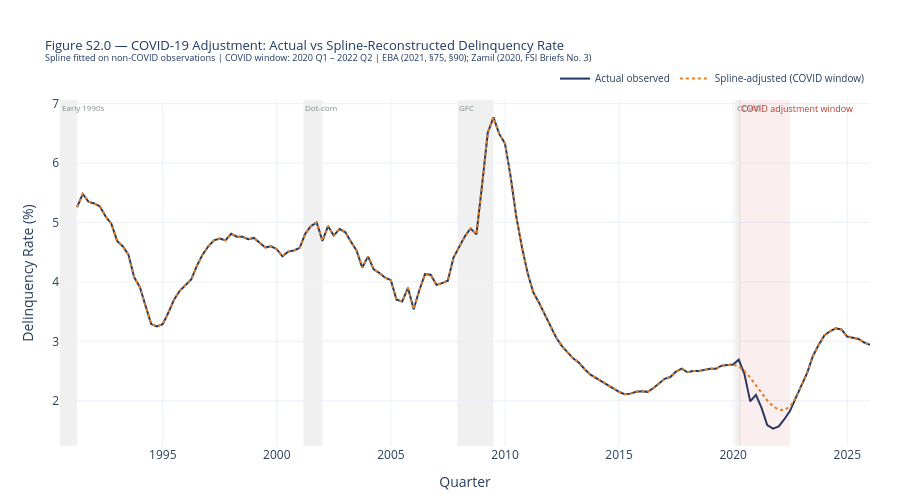

The code cell stored with this chart in its notebook:
### Markdown cell above
## **2: COVID-19 Adjustment — Cubic Spline & Structural Break Dummy**
___
Before fitting any PD model, `us_delinquency_rate` is adjusted to correct for the artificial suppression of defaults during the COVID-19 period
**(2020 Q1 – 2022 Q2)**.

### Why this adjustment is necessary

Government support measures — stimulus payments, mortgage payment holidays, and moratoria — suppressed observed delinquency rates below their true economic level during this period. The EBA (2021, §75) explicitly documents that public support measures *reduced the level of defaults that would otherwise be observed.* Training a regression model on these artificially suppressed values biases coefficients downward and produces forecasts that  underestimate default risk in stress scenarios.

### Why COVID only — not other recessions

The 1990s, dot-com, and GFC recessions all followed the standard macro-default transmission mechanism and represent the most informative training signal for the model. COVID broke the mechanism through policy intervention, not through underlying economics. Masking the GFC would discard the model's most important stress calibration period.

### Two-layer adjustment approach

**Layer 1 — Cubic spline reconstruction**

A natural cubic spline $S(t)$ is fitted through the non-COVID observations $(t_1, y_1), \ldots, (t_n, y_n)$ and evaluated over the COVID window to reconstruct a counterfactual delinquency path:

$$\tilde{y}_t = \begin{cases} y_t & t \notin [\text{2020 Q1},\, \text{2022 Q2}] \\ S(t) & t \in [\text{2020 Q1},\, \text{2022 Q2}] \end{cases}$$

This is consistent with the EBA (2021, §90) observation that institutions applied *smoothing factors to macroeconomic variables underlying IFRS 9 scenarios* to reflect average forecasts during the distortion period.

**Layer 2 — COVID structural break dummy**

A binary dummy variable is included as a regressor in all PD models:

$$D_t^{\text{COVID}} = \begin{cases} 1 & t \in [\text{2020 Q1},\, \text{2022 Q2}] \\ 0 & \text{otherwise} \end{cases}$$

This captures any residual structural break effect not absorbed by the spline. The temporary nature of the distortion is supported by EBA (2021, §94), which documents that IFRS 9 PD patterns largely reverted to pre-COVID relationships by December 2020.

**References:**
EBA (2021). *IFRS 9 Implementation by EU Institutions — Monitoring Report.* EBA/Rep/2021/35, paragraphs 75, 90, 94.

Zamil, R. (2020). *Expected loss provisioning under a global pandemic.* FSI Briefs No. 3, Bank for International Settlements.

### Code cell
import pandas as pd
import numpy as np
from scipy.interpolate import CubicSpline
import plotly.graph_objects as go


# ── Load ──────────────────────────────────────────────────────────────────────
df = pd.read_csv(f'{GITHUB_RAW}/SARIMA_regressors_US_Q.csv', index_col=0, parse_dates=True)

TARGET = 'us_delinquency_rate'

# ── Define COVID adjustment window ────────────────────────────────────────────
# 2020 Q1 – 2022 Q2: government support suppressed observed defaults
# EBA (2021, §75); Zamil (2020, FSI Briefs No. 3)
COVID_START = '2020-03-31'
COVID_END   = '2022-06-30'
covid_mask  = (df.index >= COVID_START) & (df.index <= COVID_END)

# ── Layer 1: Cubic spline reconstruction ─────────────────────────────────────
# Fit spline on non-COVID, observed quarters only
# EBA (2021, §90): smoothing factors applied to macro variables in IFRS 9 scenarios
train_mask  = df[TARGET].notna() & ~covid_mask
spline_data = df.loc[train_mask, TARGET].copy()

x_all   = np.arange(len(df))
x_train = x_all[train_mask.values]
y_train = spline_data.values

cs = CubicSpline(x_train, y_train)

df['delinquency_spline'] = df[TARGET].copy()
covid_idx = np.where(covid_mask)[0]
df.loc[covid_mask, 'delinquency_spline'] = cs(covid_idx)

# ── Layer 2: COVID structural break dummy ─────────────────────────────────────
# Binary indicator — 1 during COVID distortion window, 0 otherwise
# EBA (2021, §94): distortion temporary, PD patterns reverted by end 2020
df['covid_dummy'] = covid_mask.astype(int)

# ── Save updated dataset ──────────────────────────────────────────────────────
df.to_csv(LOCAL_OUTPUT / 'SARIMA_regressors_adjusted_US_Q.csv')
print(f'Saved SARIMA_regressors_adjusted_US_Q.csv — added delinquency_spline and covid_dummy')
print(f'COVID window : {COVID_START} to {COVID_END}  ({covid_mask.sum()} quarters)')
print(f'Spline range during COVID : {df.loc[covid_mask, "delinquency_spline"].min():.3f}% '
      f'to {df.loc[covid_mask, "delinquency_spline"].max():.3f}%')
print(f'Actual range during COVID : {df.loc[covid_mask, TARGET].min():.3f}% '
      f'to {df.loc[covid_mask, TARGET].max():.3f}%')

# ── Plot: actual vs spline-adjusted ──────────────────────────────────────────
NAVY, AMBER, RED, GREY = '#1F3864', '#E67E22', '#C0392B', '#7F8C8D'
RECESSIONS = [
    ('1990-07-01', '1991-03-31', 'Early 1990s'),
    ('2001-03-01', '2001-12-31', 'Dot-com'),
    ('2007-12-01', '2009-06-30', 'GFC'),
    ('2020-02-01', '2020-04-30', 'COVID'),
]

hist = df[df[TARGET].notna()]

fig = go.Figure()

for s, e, lbl in RECESSIONS:
    fig.add_vrect(x0=s, x1=e, fillcolor='lightgrey', opacity=0.35,
                  layer='below', line_width=0,
                  annotation_text=lbl, annotation_position='top left',
                  annotation_font_size=8, annotation_font_color=GREY)

fig.add_trace(go.Scatter(
    x=hist.index, y=hist[TARGET],
    mode='lines', name='Actual observed',
    line=dict(color=NAVY, width=2)))

fig.add_trace(go.Scatter(
    x=hist.index, y=hist['delinquency_spline'],
    mode='lines', name='Spline-adjusted (COVID window)',
    line=dict(color=AMBER, width=2, dash='dot')))

fig.add_vrect(
    x0=COVID_START, x1=COVID_END,
    fillcolor='rgba(192,57,43,0.08)', line_width=0,
    annotation_text='COVID adjustment window',
    annotation_position='top left',
    annotation_font_size=9, annotation_font_color=RED)

fig.update_layout(
    title=dict(
        text='Figure S2.0 — COVID-19 Adjustment: Actual vs Spline-Reconstructed Delinquency Rate<br>'
             '<sup>Spline fitted on non-COVID observations | '
             'COVID window: 2020 Q1 – 2022 Q2 | '
             'EBA (2021, §75, §90); Zamil (2020, FSI Briefs No. 3)</sup>',
        font=dict(size=13, color=NAVY)),
    xaxis_title='Quarter',
    yaxis_title='Delinquency Rate (%)',
    template='plotly_white',
    legend=dict(orientation='h', yanchor='bottom', y=1.02,
                xanchor='right', x=1, font=dict(size=10)),
    height=500,
    margin=dict(t=100, b=50, l=60, r=30))

fig.show()

### Figure 1 — Plotly figure (JSON) as saved in the notebook; plotly's stock layout.template omitted (floating-point values rounded to 4 significant figures; data arrays with more than 128 entries replaced by an {"elided": "..."} marker saying what was removed)
{"data": [{"line": {"color": "#1F3864", "width": 2}, "mode": "lines", "name": "Actual observed", "type": "scatter", "x": {"elided": "140 str values"}, "y": {"elided": "140 float values"}}, {"line": {"color": "#E67E22", "dash": "dot", "width": 2}, "mode": "lines", "name": "Spline-adjusted (COVID window)", "type": "scatter", "x": {"elided": "140 str values"}, "y": {"elided": "140 float values"}}], "layout": {"annotations": [{"font": {"color": "#7F8C8D", "size": 8}, "showarrow": false, "text": "Early 1990s", "x": "1990-07-01", "xanchor": "left", "xref": "x", "y": 1, "yanchor": "top", "yref": "y domain"}, {"font": {"color": "#7F8C8D", "size": 8}, "showarrow": false, "text": "Dot-com", "x": "2001-03-01", "xanchor": "left", "xref": "x", "y": 1, "yanchor": "top", "yref": "y domain"}, {"font": {"color": "#7F8C8D", "size": 8}, "showarrow": false, "text": "GFC", "x": "2007-12-01", "xanchor": "left", "xref": "x", "y": 1, "yanchor": "top", "yref": "y domain"}, {"font": {"color": "#7F8C8D", "size": 8}, "showarrow": false, "text": "COVID", "x": "2020-02-01", "xanchor": "left", "xref": "x", "y": 1, "yanchor": "top", "yref": "y domain"}, {"font": {"color": "#C0392B", "size": 9}, "showarrow": false, "text": "COVID adjustment window", "x": "2020-03-31", "xanchor": "left", "xref": "x", "y": 1, "yanchor": "top", "yref": "y domain"}], "height": 500, "legend": {"font": {"size": 10}, "orientation": "h", "x": 1, "xanchor": "right", "y": 1.02, "yanchor": "bottom"}, "margin": {"b": 50, "l": 60, "r": 30, "t": 100}, "shapes": [{"fillcolor": "lightgrey", "layer": "below", "line": {"width": 0}, "opacity": 0.35, "type": "rect", "x0": "1990-07-01", "x1": "1991-03-31", "xref": "x", "y0": 0, "y1": 1, "yref": "y domain"}, {"fillcolor": "lightgrey", "layer": "below", "line": {"width": 0}, "opacity": 0.35, "type": "rect", "x0": "2001-03-01", "x1": "2001-12-31", "xref": "x", "y0": 0, "y1": 1, "yref": "y domain"}, {"fillcolor": "lightgrey", "layer": "below", "line": {"width": 0}, "opacity": 0.35, "type": "rect", "x0": "2007-12-01", "x1": "2009-06-30", "xref": "x", "y0": 0, "y1": 1, "yref": "y domain"}, {"fillcolor": "lightgrey", "layer": "below", "line": {"width": 0}, "opacity": 0.35, "type": "rect", "x0": "2020-02-01", "x1": "2020-04-30", "xref": "x", "y0": 0, "y1": 1, "yref": "y domain"}, {"fillcolor": "rgba(192,57,43,0.08)", "line": {"width": 0}, "type": "rect", "x0": "2020-03-31", "x1": "2022-06-30", "xref": "x", "y0": 0, "y1": 1, "yref": "y domain"}], "title": {"font": {"color": "#1F3864", "size": 13}, "text": "Figure S2.0 — COVID-19 Adjustment: Actual vs Spline-Reconstructed Delinquency Rate<br><sup>Spline fitted on non-COVID observations | COVID window: 2020 Q1 – 2022 Q2 | EBA (2021, §75, §90); Zamil (2020, FSI Briefs No. 3)</sup>"}, "xaxis": {"title": {"text": "Quarter"}}, "yaxis": {"title": {"text": "Delinquency Rate (%)"}}}}
